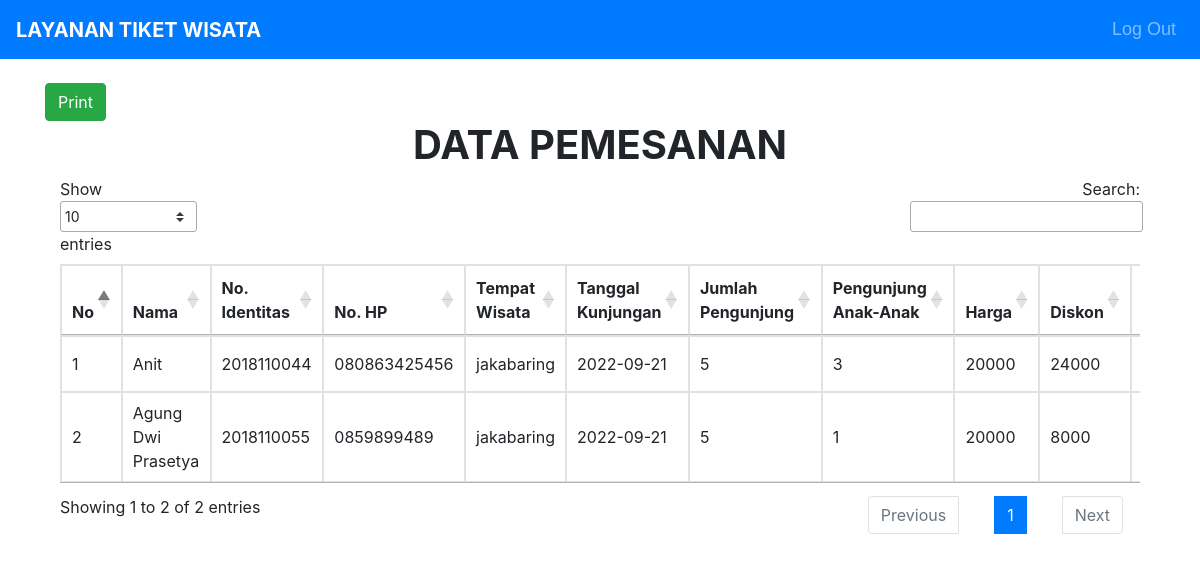
The app's page /admin.php with its own data.
### tables this page shows
CREATE TABLE `pemesanan` (
  `nama` varchar(50) NOT NULL,
  `no_identitas` varchar(50) NOT NULL,
  `no_hp` varchar(50) NOT NULL,
  `tempat_wisata` text NOT NULL,
  `tgl_kunjungan` date NOT NULL,
  `jmlh_pengunjung` int(11) NOT NULL,
  `pengunjung_anak` int(11) NOT NULL,
  `harga` int(50) NOT NULL,
  `diskon` int(50) NOT NULL,
  `total` int(50) NOT NULL
);

### admin.php (the view, shortened to what this page needs)
<?php
include 'koneksi.php';
?>
<!DOCTYPE html>
<html>
<head>
</head>
<link rel="stylesheet" href="script/css/bootstrap.min.css">
<link rel="stylesheet" type="text/css" href="script/order.css">
<link rel="stylesheet" href="https://cdnjs.cloudflare.com/ajax/libs/font- awesome/5.15.3/css/all.min.css" />
         <link rel="stylesheet" href="https://cdn.datatables.net/1.11.5/css/jquery.dataTables.min.css">
<body>
<nav class="navbar navbar-expand-lg navbar-dark bg-primary">
<a class="navbar-brand" href="#">LAYANAN TIKET WISATA</a>
<div class="collapse navbar-collapse" id="navbar">
<ul class="navbar-nav ml-auto">
<li class="nav-item">
<a class="nav-link" href="home.php">Log Out</a>
</li>
</ul>
</div>
</nav>
<br>
<section class="content">
<div class="box">
<div class="container">
<a class="btn btn-success" href="cetak_admin.php" target="_blank">Print</a>
        <div class="header">
            <center><h1><b>DATA PEMESANAN</b></h1></center>
        </div>
       <div class="col-lg-12">
<table class="table table-responsive table-bordered" id="ex">
<thead>
<tr>
<th>No</th>
<th>Nama</th>
<th>No. Identitas</th>
<th>No. HP</th>
<th>Tempat Wisata</th>
<th>Tanggal Kunjungan</th>
<th>Jumlah Pengunjung</th>
<th>Pengunjung Anak-Anak</th>
<th>Harga</th>
<th>Diskon</td>
<th>Total</th>
</tr>
</thead>
<tbody>
<?php
$no = 1;
$data = mysqli_query($db, "select * from pemesanan"); while ($d = mysqli_fetch_array($data)) {
?>
<tr>
<td><?php echo $no++ ?></td>
<td><?php echo $d['nama'] ?></td>
<td><?php echo $d['no_identitas'] ?></td>
<td><?php echo $d['no_hp'] ?></td>
<td><?php echo $d['tempat_wisata'] ?></td>
<td><?php echo $d['tgl_kunjungan'] ?></td>
<td><?php echo $d['jmlh_pengunjung'] ?></td>
<td><?php echo $d['pengunjung_anak'] ?></td>
<td><?php echo $d['harga'] ?></td>
<td><?php echo $d['diskon'] ?></td>
<td><?php echo $d['total'] ?></td>
</tr>
<?php } ?>
</tbody>
</table>
</div>
</section>
</body>
</html>

### script/Order.css (style rules this page uses)
.navbar { font-size: 18px; }
.nav-item { font-family: sans-serif; }
.navbar-brand { font-weight: bold; }

### records on screen
pemesanan: nama "Anit", no_identitas "2018110044", no_hp "080863425456", tempat_wisata "jakabaring", tgl_kunjungan "2022-09-21", jmlh_pengunjung "5", pengunjung_anak "3", harga "20000", diskon "24000"
pemesanan: nama "Agung Dwi Prasetya", no_identitas "2018110055", no_hp "0859899489", tempat_wisata "jakabaring", tgl_kunjungan "2022-09-21", jmlh_pengunjung "5", pengunjung_anak "1", harga "20000", diskon "8000"
